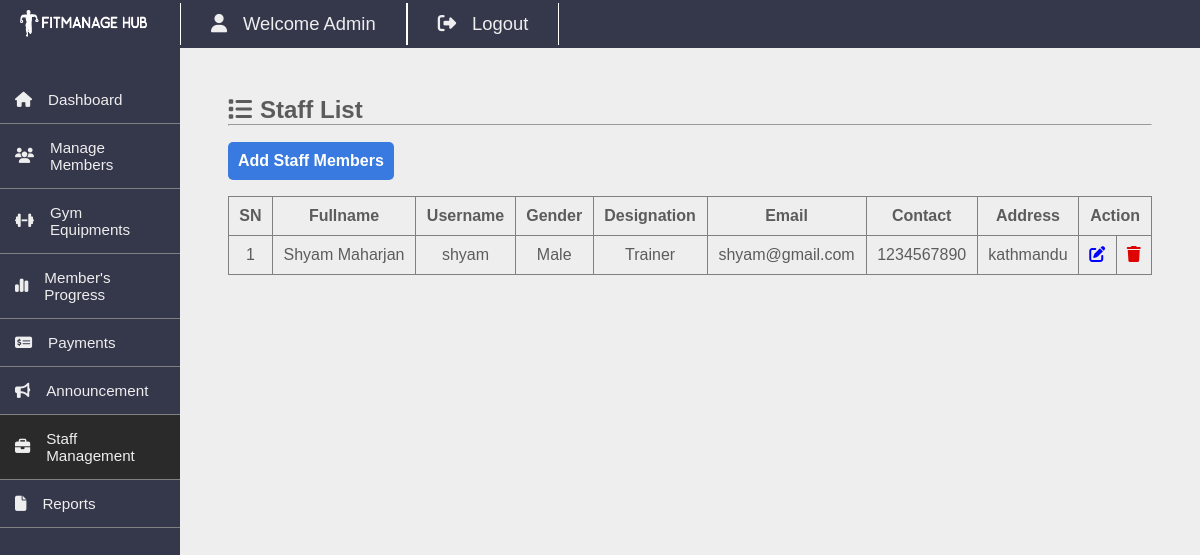
The page /admin/staff-manage.php (signed in) on the database its author committed.
### tables this page shows
CREATE TABLE `staffs` (
  `id` int(11) NOT NULL,
  `fullname` varchar(100) NOT NULL,
  `username` varchar(100) NOT NULL,
  `password` varchar(100) NOT NULL,
  `gender` varchar(10) NOT NULL,
  `email` varchar(100) NOT NULL,
  `contact` varchar(100) NOT NULL,
  `address` varchar(100) NOT NULL,
  `designation` varchar(100) NOT NULL
);

### admin/staff-manage.php (the view, shortened to what this page needs)
<?php
include '../dbcon.php';
$sql="SELECT * FROM staffs";
$res=mysqli_query($conn,$sql);
$sn=1;
?>
<!DOCTYPE html>
<html lang="en">
    <head>
        <link rel="stylesheet" href="css/staff-manage.css">
    </head>
    <body>
        <?php include 'includes/template.php'; ?>
<div class="content">
    <h2><i class="fa-solid fa-list" style="margin-right: 0.5rem"></i>Staff List</h2>
    <hr>
    <a href="staff-add.php"><button class="add">Add Staff Members</button></a>
    <table>
        <thead>
            <tr>
                <th>SN</th>
                <th>Fullname</th>
                <th>Username</th>
                <th>Gender</th>
                <th>Designation</th>
                <th>Email</th>
                <th>Contact</th>
                <th>Address</th>
                <th colspan="2">Action</th>
            </tr>
        </thead>
        <tbody>
            <?php while($staff=mysqli_fetch_assoc($res)) { ?>
            <tr>
                <td><?=$sn++?></td>
                <td><?=$staff['fullname']?></td>
                <td><?=$staff['username']?></td>
                <td><?=$staff['gender']?></td>
                <td><?=$staff['designation']?></td>
                <td><?=$staff['email']?></td>
                <td><?=$staff['contact']?></td>
                <td><?=$staff['address']?></td>
                <td><a href="staff-update.php?id=<?=$staff['id']?>" class="update" title="Edit Staff Information"><i class="fa-solid fa-edit"></i></a></td>
                <td><a href="staff-delete.php?id=<?=$staff['id']?>" class="delete" title="Delete Staff"><i class="fa-solid fa-trash"></i></a></td>
            </tr>
            <?php } ?>
        </tbody>
    </table>
</div>
<?php include 'includes/footer.php'; ?>

### admin/css/staff-manage.css (style rules this page uses)
table,th,td { color: rgb(92,92,92); border: 1px solid grey; padding: 10px; text-align: center; }
table { width: 100%; border-collapse: collapse; margin-top: 1rem; }
table .delete { color: rgb(223, 4, 4); }
table .update { color: blue; }
.add { margin-top: 1rem; padding: 10px; font-size: 1rem; background-color:#387ADF; font-weight: bold; color: white; border: none; border-radius: 5px; }

### admin/css/template.css (style rules this page uses)
* { margin: 0; padding: 0; font-family: "Poppins", sans-serif; }
body { background-color: #eeeeee; }
.content { margin: 3rem; color: rgb(91,91,91); }

### rows shown on the page
staffs: fullname "Shyam Maharjan", username "shyam", gender "Male", designation "Trainer", email "shyam@gmail.com", contact "1234567890", address "kathmandu"
